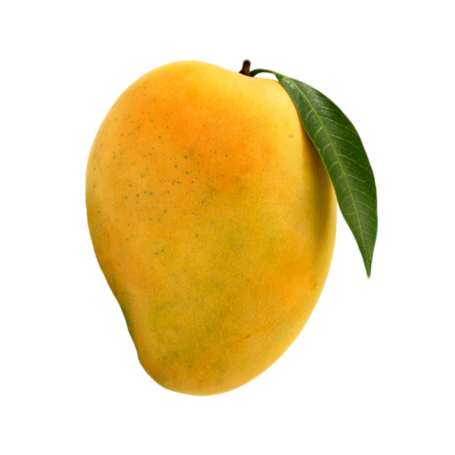
#> input picture temp_image.jpg, 455 x 455 px
$ python -i main.py   (imports and definitions only)
#> lines starting #> are read from the running program, lines starting #| are printed output that depends on the picture; after the words box and inside, x2 and y2 are one past the last pixel; in counts of white or black regions, pixels touching at a corner belong together
#> further down, picture is the input picture: shape (455, 455, 3); mean B, G, R 175.6, 219.7, 238.4
import os

import cv2
import numpy as np
from flask import Flask, render_template, request
from flask import send_from_directory

# [1 line not run here, left out]
# Set the path to the upload directory
# [1 line that did not run here, left out]
# [1 line that did not run here, left out]
def allowed_file(filename):
    return '.' in filename and filename.rsplit('.', 1)[1].lower() in app.config['ALLOWED_EXTENSIONS']

def mango_detection(image):
    # Convert the image to the HSV color space
    hsv = cv2.cvtColor(image, cv2.COLOR_BGR2HSV)
#> hsv: shape (455, 455, 3); mean H, S, V 8.8, 77.3, 239.3

    # Define the lower and upper bounds of the color range that represents a mango (adjust these values as needed)
    lower_mango_color = np.array([30, 50, 50])  # Example values for orange color
    upper_mango_color = np.array([60, 255, 255])  # Example values for orange color

    # Create a mask to extract the mango color
    color_mask = cv2.inRange(hsv, lower_mango_color, upper_mango_color)
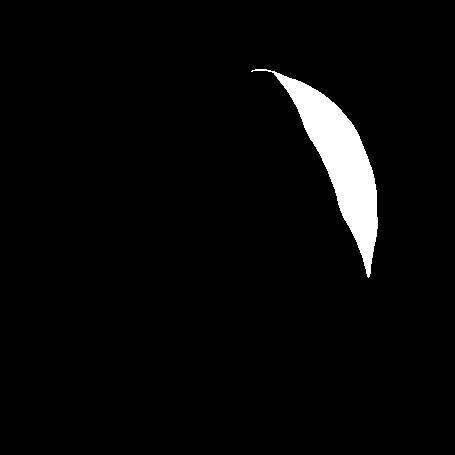
#> color_mask: shape (455, 455); 3.4% white; 1 white region, box (x1, y1, x2, y2) and area: (251, 69, 378, 278) 6965

    # Calculate the percentage of the image covered by mango color
    percentage_mango_color = (np.sum(color_mask) / 255) / (image.shape[0] * image.shape[1]) * 100
#> percentage_mango_color = 3.36

    # Convert the image to grayscale
    gray = cv2.cvtColor(image, cv2.COLOR_BGR2GRAY)
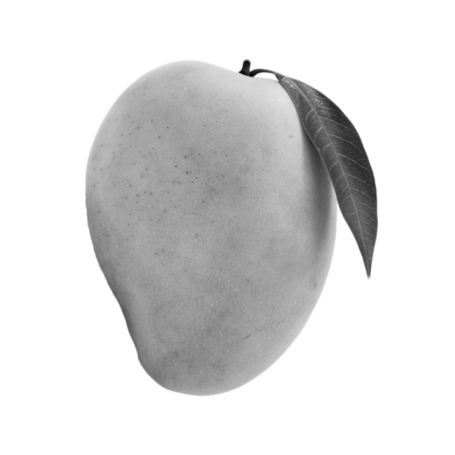
#> gray: shape (455, 455); min 7, max 255, mean 220.3

    # Threshold the image to create a binary mask
    _, thresholded = cv2.threshold(gray, 128, 255, cv2.THRESH_BINARY)
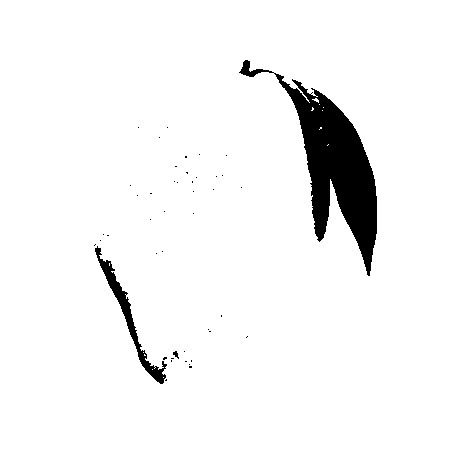
#> thresholded: shape (455, 455); 95.3% white; 45 black regions (42 under 20 px), largest, box (x1, y1, x2, y2) and area: (239, 60, 377, 276) 8357, (95, 246, 167, 384) 1211, (173, 351, 179, 359) 25

    # Find contours in the binary mask
    contours, _ = cv2.findContours(thresholded, cv2.RETR_EXTERNAL, cv2.CHAIN_APPROX_SIMPLE)
#> contours = [[[0, 0], [0, 454], [454, 454], [454, 0]]]

    # Initialize shape-related features
    aspect_ratio = 0
    contour_area = 0
    contour_solidity = 0
    contour_extent = 0

    # Calculate shape features if contours are found
    if len(contours) > 0:
        largest_contour = max(contours, key=cv2.contourArea)
#> largest_contour = [[0, 0], [0, 454], [454, 454], [454, 0]]
        x, y, w, h = cv2.boundingRect(largest_contour)
#> x = 0; y = 0; w = 455; h = 455
        aspect_ratio = float(w) / h
#> aspect_ratio = 1
        contour_area = cv2.contourArea(largest_contour)
#> contour_area = 206116
        hull = cv2.convexHull(largest_contour)
#> hull = [[454, 0], [454, 454], [0, 454], [0, 0]]
        contour_solidity = contour_area / cv2.contourArea(hull)
#> contour_solidity = 1
        contour_extent = contour_area / (w * h)
#> contour_extent = 0.996

    # Define thresholds for considering it a mango based on color and shape
    mango_color_threshold = 3.1  # Adjust based on color coverage
    mango_aspect_ratio_threshold = 0.9  # Adjust based on shape
    mango_solidity_threshold = 1  # Adjust based on solidity
    mango_extent_threshold = 0.7  # Adjust based on extent

    # Combine color and shape information to classify the object
    if (
        percentage_mango_color >= mango_color_threshold
        and aspect_ratio >= mango_aspect_ratio_threshold
        and contour_solidity >= mango_solidity_threshold
        and contour_extent >= mango_extent_threshold
    ):
        result = "It's a mango"
    else:
        result = "Not a mango"

    return result

# [3 lines that did not run here, left out]

# [21 lines that did not run here, left out]

# [2 lines not run here, left out]

>>> import cv2
>>> picture = cv2.imread('temp_image.jpg')
>>> result = mango_detection(picture)
#> result = "It's a mango"
